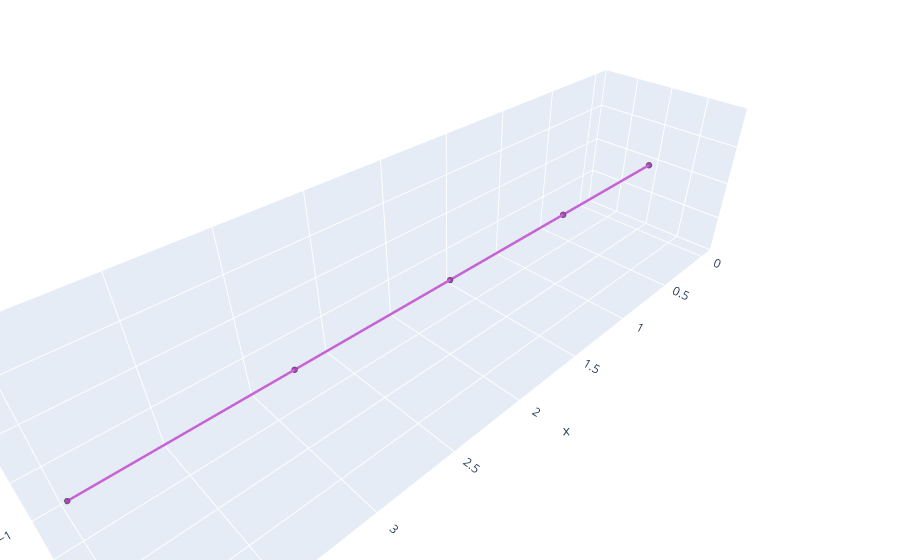

Source (notebook cell):
### Code cell
from hailhydro.flux_overflow import Overflow
import kirchhoff
# n=10
# m=1
# G=nx.grid_graph(( m,n,1))
# pars={
#     'plexus': G,
#     'absorption':0.1,
#     'diffusion':1.
# }
G = kirchhoff.init_crystal.init_graph_from_crystal('chain', 5)
FX = Overflow(G, pars_source=dict(mode='dipole_point'))
c,B_new = FX.calc_profile_concentration()
phi = FX.calc_absorption()

fig=FX.circuit.plot_circuit()
fig.show()

### Figure 1 — Plotly figure (JSON) as saved in the notebook; plotly's stock layout.template omitted (floating-point values rounded to 4 significant figures)
{"data": [{"hoverinfo": "text", "hovertext": ["source: 1.0<br>solute: 1.0<br>concentration: 0.4793424191632283<br>", "source: 0.0<br>solute: 0.0<br>concentration: 0.3396992149196059<br>", "source: 0.0<br>solute: 0.0<br>concentration: 0.2281699208983497<br>", "source: 0.0<br>solute: 0.0<br>concentration: 0.11235834817116747<br>", "source: -1.0<br>solute: -1.0<br>concentration: 0.0<br>"], "marker": {"color": "#a845b5", "line": {"width": 2}, "size": 2}, "mode": "markers", "type": "scatter3d", "x": [0, 1, 2, 3, 4], "y": [0, 0, 0, 0, 0], "z": [0, 0, 0, 0, 0]}, {"hoverinfo": "none", "line": {"color": "#c762d4", "width": 5}, "mode": "lines", "type": "scatter3d", "x": [0, 1, null], "y": [0, 0, null], "z": [0, 0, null]}, {"hoverinfo": "none", "line": {"color": "#c762d4", "width": 5}, "mode": "lines", "type": "scatter3d", "x": [1, 2, null], "y": [0, 0, null], "z": [0, 0, null]}, {"hoverinfo": "none", "line": {"color": "#c762d4", "width": 5}, "mode": "lines", "type": "scatter3d", "x": [2, 3, null], "y": [0, 0, null], "z": [0, 0, null]}, {"hoverinfo": "none", "line": {"color": "#c762d4", "width": 5}, "mode": "lines", "type": "scatter3d", "x": [3, 4, null], "y": [0, 0, null], "z": [0, 0, null]}, {"hoverinfo": "text", "hoverlabel": {"bgcolor": "white"}, "marker": {"color": "#c762d4"}, "mode": "markers", "opacity": 0, "text": ["conductivity: 0.9618358134392552<br>flow_rate: -0.9999999999999996<br>absorption: 1.0<br>uptake: 0.3118609050821545<br>peclet: -0.32456348310771715<br>length: 1.0<br>weight: 0.9903192840115729<br>", "conductivity: 0.7544110684423754<br>flow_rate: -0.9999999999999991<br>absorption: 1.0<br>uptake: 0.192016487282841<br>peclet: -0.366476475034697<br>length: 1.0<br>weight: 0.9319701721118276<br>", "conductivity: 0.550427913363144<br>flow_rate: -1.0<br>absorption: 1.0<br>uptake: 0.09953849815828099<br>peclet: -0.42904209283629724<br>length: 1.0<br>weight: 0.8613409845973484<br>", "conductivity: 0.7792647239138943<br>flow_rate: -1.0000000000000004<br>absorption: 1.0<br>uptake: 0.04042954548533564<br>peclet: -0.3605849687490425<br>length: 1.0<br>weight: 0.9395529364402502<br>"], "type": "scatter3d", "x": [0.5, 1.5, 2.5, 3.5], "y": [0, 0, 0, 0], "z": [0, 0, 0, 0]}], "layout": {"autosize": true, "margin": {"b": 0, "l": 0, "r": 0, "t": 0}, "scene": {"aspectmode": "data"}, "showlegend": false}}
